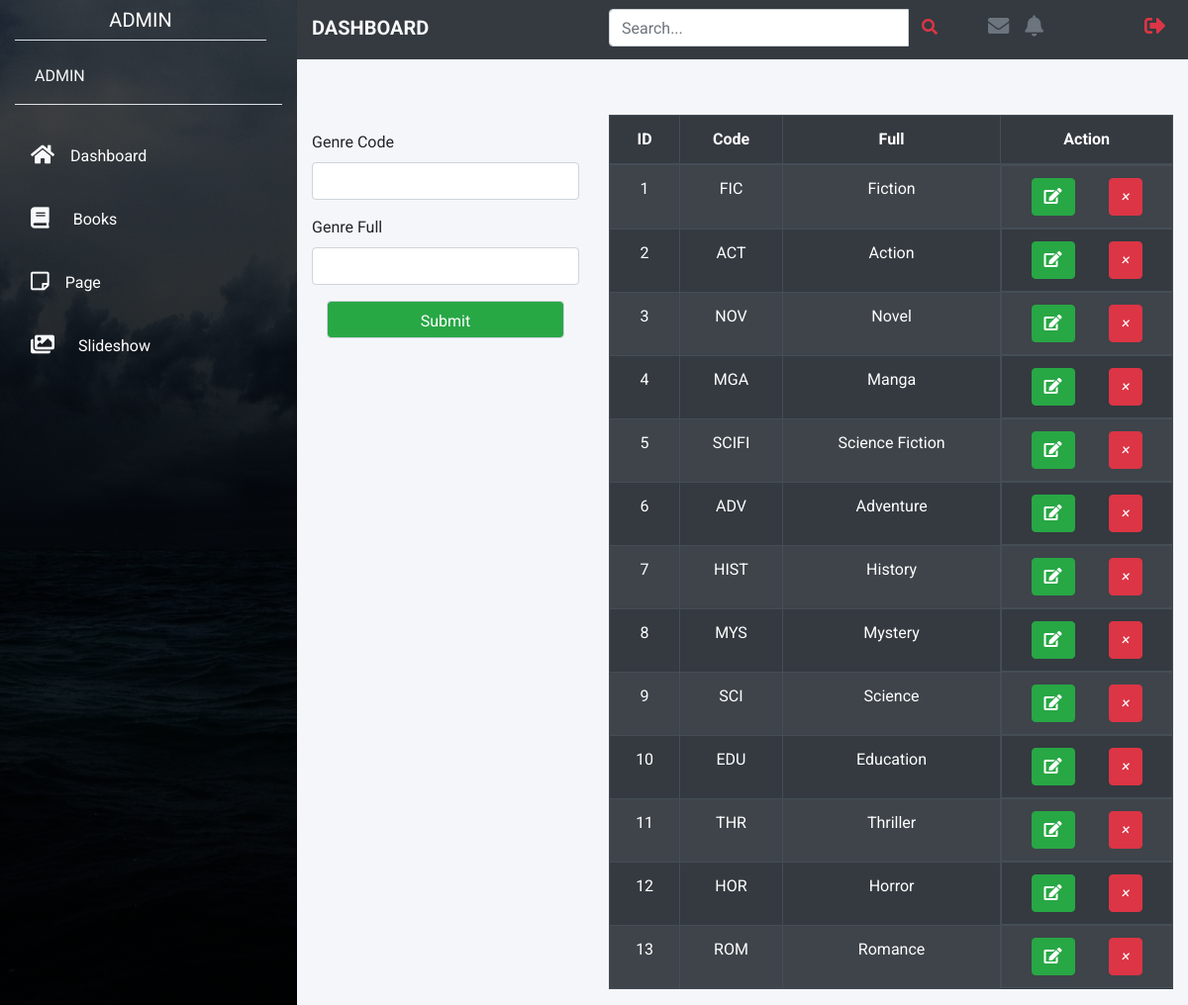
Page /admin/index.php?content=add-genre (signed in) on the committed database.
### tables this page shows
CREATE TABLE IF NOT EXISTS `tbl_genre` (
  `genre_id` int NOT NULL AUTO_INCREMENT,
  `genre_code` char(5) NOT NULL,
  `genre_full` varchar(100) NOT NULL,
  PRIMARY KEY (`genre_id`)
);

### function.php (called while the page is built, shortened)
<?php
function selectTable($column, $table)
{
    return "select $column from $table";
}

### admin/add-genre.php (the view, shortened to what this page needs)
<?php
$genre_code = "";
$genre_full = "";
$submit_type = "Submit";
?>
<div class="container-fluid">
    <div class="row mt-5 pt-2">
        <div class="col-lg-3 ml-auto">
            <form method="post" enctype="multipart/form-data">
                <div class="form-group">
                    <label for="genre_code">Genre Code</label>
                    <input class="form-control" type="text" name="genre_code" id="genre_code" value="<?=$genre_code?>">
                </div>
                <div class="form-group">
                    <label for="genre_full">Genre Full</label>
                    <input class="form-control" type="text" name="genre_full" value="<?=$genre_full?>"></input>
                </div>
                <div class="container">
                    <input type="submit" name="submit" value="<?=$submit_type?>" id="submit" class="form-control text-white p-2 bg-success">
                </div>
            </form>
        </div>
        <div class="col-lg-6">
            <?php
$query = selectTable("*", "tbl_genre");
$result = $mydb->query($query);
?>
            <table class="table table-dark table-striped table-bordered table-hover text-center">
                <thead class="light">
                    <tr>
                        <th>ID</th>
                        <th>Code</th>
                        <th>Full</th>
                        <th>Action</th>
                    </tr>
                </thead>
                <tbody>
                    <?php while ($row = $result->fetch_array()) {?>
                        <tr>
                            <td><?=$row['genre_id']?></td>
                            <td><?=$row['genre_code']?></td>
                            <td><?=$row['genre_full']?></td>
                            <td class="d-flex justify-content-around">
                                <a href="?content=add-genre&genre_id=<?=$row['genre_id'] . "&action=u"?>" class=" btn btn-default btn-success" name="update"><i class="fas fa-edit"></i></a>
                                <a href="?content=add-genre&genre_id=<?=$row['genre_id'] . "&action=d"?>" class="btn btn-default btn-danger" name="delete"><i>&times;</i></a>
                            </td>
                        </tr>
                    <?php }?>
                </tbody>
            </table>
        </div>
    </div>
</div>

### css/style.css (style rules this page uses)
* { box-sizing: border-box; margin: 0; padding: 0; }
html { height:100%; }
body { font-family: "Roboto", sans-serif; background: #f5f6fa; height: 100%; }
@media only screen and (max-width: 1200px) { body { max-width: 100vw; } }

### rows in the picture
tbl_genre: genre_id "1", genre_code "FIC", genre_full "Fiction"
tbl_genre: genre_id "2", genre_code "ACT", genre_full "Action"
tbl_genre: genre_id "3", genre_code "NOV", genre_full "Novel"
tbl_genre: genre_id "4", genre_code "MGA", genre_full "Manga"
tbl_genre: genre_id "5", genre_code "SCIFI", genre_full "Science Fiction"
tbl_genre: genre_id "6", genre_code "ADV", genre_full "Adventure"
tbl_genre: genre_id "7", genre_code "HIST", genre_full "History"
tbl_genre: genre_id "8", genre_code "MYS", genre_full "Mystery"
tbl_genre: genre_id "9", genre_code "SCI", genre_full "Science"
tbl_genre: genre_id "10", genre_code "EDU", genre_full "Education"
tbl_genre: genre_id "11", genre_code "THR", genre_full "Thriller"
tbl_genre: genre_id "12", genre_code "HOR", genre_full "Horror"
tbl_genre: genre_id "13", genre_code "ROM", genre_full "Romance"

### other values in the picture
$_SESSION['username'] "ADMIN"
